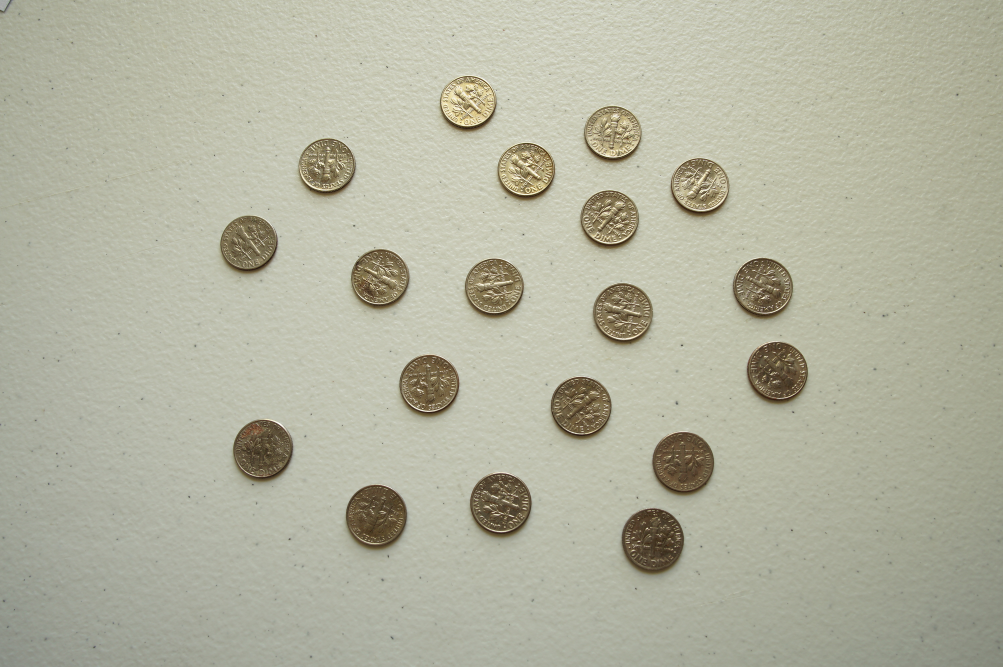
#> input picture circle_detection/dime.jpg, 3008 x 2000 px (shown at 1/3 size)
$ python from_img.py dime.jpg
#> lines starting #> are read from the running program, lines starting #| are printed output that depends on the picture; after the words box and inside, x2 and y2 are one past the last pixel; in counts of white or black regions, pixels touching at a corner belong together
### circle_detection/window.py
import cv2

class ImageWindow(object):
	def __init__(self, name: str):
		self.name = name

	def open(self):
		cv2.namedWindow(self.name)

	def __enter__(self):
		self.open()
		return self

	def destroy(self):
		cv2.destroyWindow(self.name)

	def __exit__(self, *args):
		self.destroy()

	def isOpen(self) -> bool:
		return cv2.getWindowProperty(self.name, 0) >= 0

	def move(self, x: int, y: int):
		cv2.moveWindow(self.name, x, y)

	def resize(self, width: int, height: int):
		cv2.resizeWindow(self.name, width, height)

	def show(self, frame):
		cv2.imshow(self.name, frame)

### circle_detection/circle.py
from cv2 import HoughCircles, HOUGH_GRADIENT

class HoughCircleTransform(object):
	def __init__(self, dp: int, minDist: int, param1: float, param2: float, minRadius: int = 0, maxRadius: int = 0):
		self.dp = dp
		self.minDist = minDist
		self.param1 = param1
		self.param2 = param2
		self.minRadius = minRadius
		self.maxRadius = maxRadius

	def __call__(self, frame):
		return HoughCircles(
			frame,
			HOUGH_GRADIENT,
			self.dp,
			self.minDist,
			param1=self.param1,
			param2=self.param2,
			minRadius=self.minRadius,
			maxRadius=self.maxRadius)

### circle_detection/from_img.py
import cv2
import numpy as np
from window import ImageWindow
from circle import HoughCircleTransform
from sys import argv

# create an overlay image. You can use any image
background = np.ones((100,100,3),dtype='uint8')*255
iname = argv[1]


# read the frame

with ImageWindow('a') as window:
	# tbP1 = window.trackbar('Param1', 50, 100)
	tbP1 = 50
	tbP2 = 25#window.trackbar('Param2', 35, 100)
	tbIter = 2# window.trackbar('MItrs', 4, 10)
	while window.isOpen():
		frame = cv2.imread(iname)
#> frame is the input picture: shape (2000, 3008, 3); mean B, G, R 160, 178.9, 178.3
		frame = cv2.GaussianBlur(frame, (15, 15), 0)
		print(int(tbP1), int(tbP2))
		findCircles = HoughCircleTransform(1, 40, param1=int(tbP1), param2=int(tbP2), minRadius=5, maxRadius=50)
		grayImg = cv2.cvtColor(frame, cv2.COLOR_BGR2GRAY)
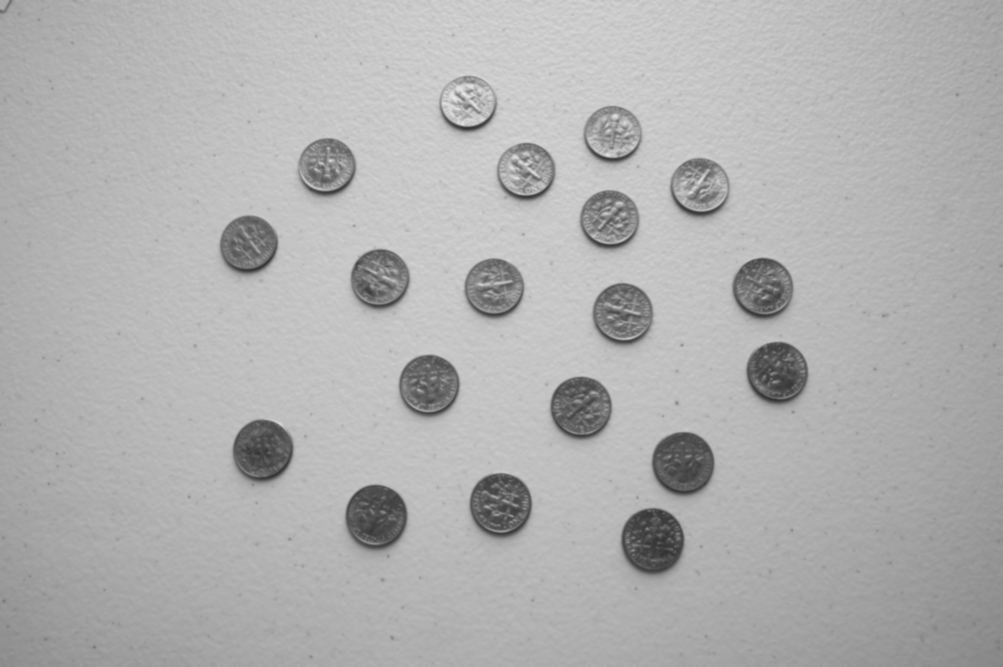
#> grayImg: shape (2000, 3008) (shown at 1/3 size); min 50, max 234, mean 176.6
		grayImg = cv2.adaptiveThreshold(grayImg, 255, cv2.ADAPTIVE_THRESH_GAUSSIAN_C, cv2.THRESH_BINARY_INV, 11, 1)
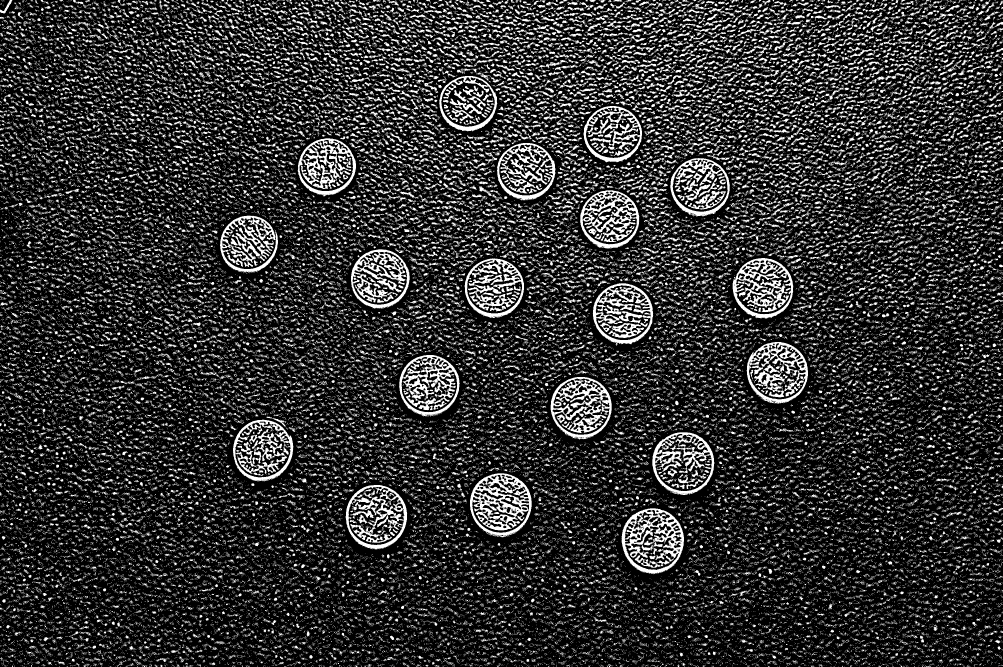
#> grayImg: shape (2000, 3008) (shown at 1/3 size); 19.6% white; 85514 white regions (73607 under 20 px), largest, box (x1, y1, x2, y2) and area: (1410, 1420, 1595, 1612) 16043, (1865, 1525, 2052, 1723) 14411, (1652, 1131, 1835, 1319) 13914
		kernel = np.ones((3, 3), np.uint8)
		grayImg = cv2.morphologyEx(grayImg, cv2.MORPH_CLOSE, kernel, iterations=int(tbIter))
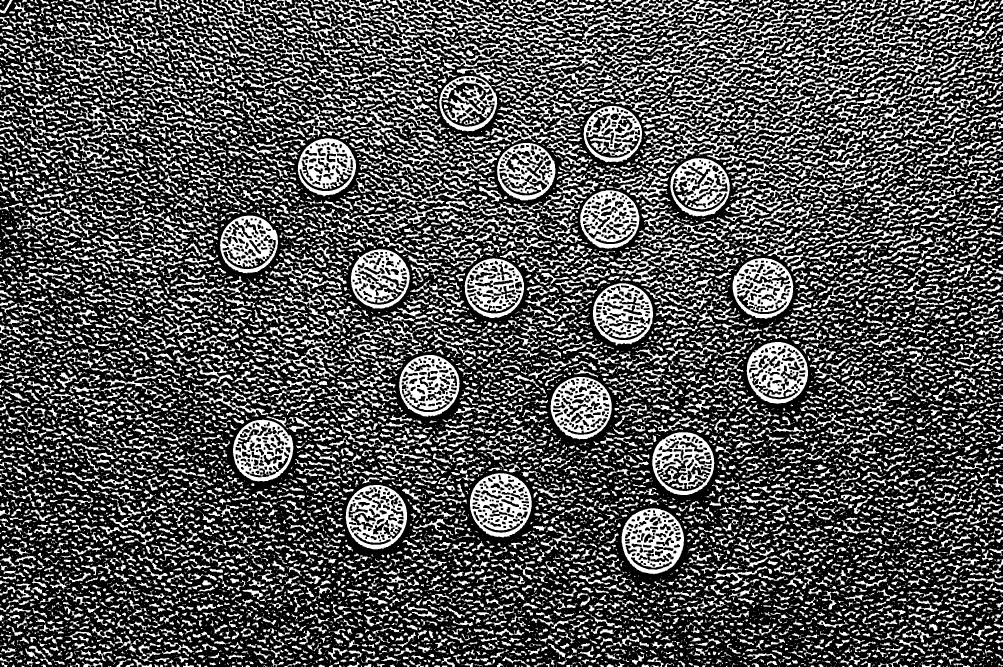
#> grayImg: shape (2000, 3008) (shown at 1/3 size); 32.5% white; 11519 white regions (5521 under 20 px), largest, box (x1, y1, x2, y2) and area: (931, 0, 2274, 317) 87485, (1937, 122, 2926, 514) 52047, (2153, 0, 2953, 193) 30562

		frame = grayImg
		# frame = cv2.Canny(frame, int(tbP1), int(tbP1) // 2)
		frame = cv2.cvtColor(frame, cv2.COLOR_GRAY2BGR)

		circles = findCircles(grayImg)
#> circles = 747 rows, first 8: [2128.5, 70.5, 44.9], [713.5, 565.5, 49.4], [1591.5, 1367.5, 49.4], [306.5, 1357.5, 49.4], [1094.5, 1018.5, 49.4], [1495.5, 214.5, 49.4], [2494.5, 533.5, 48.3], [123.5, 440.5, 42.7]
		if circles is not None:
			circles = np.uint16(np.around(circles))
#> circles = 747 rows, first 8: [2128, 70, 45], [714, 566, 49], [1592, 1368, 49], [306, 1358, 49], [1094, 1018, 49], [1496, 214, 49], [2494, 534, 48], [124, 440, 43]
			for x, y, rad in circles[0,:]:
				# draw the outer circle
				cv2.circle(frame, (x, y), rad, (0,255,0), 2)
				# draw the center of the circle
				cv2.circle(frame, (x, y), 2, (0,0,255), 3)
#> this loop made 747 passes
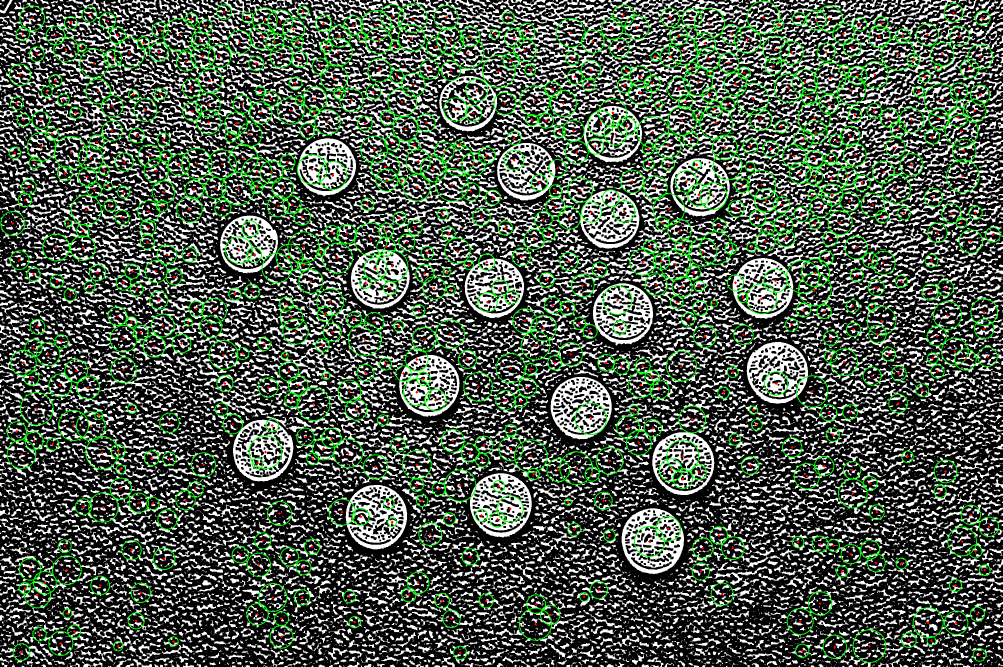
#> frame: shape (2000, 3008, 3) (shown at 1/3 size); mean B, G, R 76.2, 92.6, 77.5
		window.show(frame)
		if cv2.waitKey(1) == ord('q'):
#> (key q is pressed here)
			break
